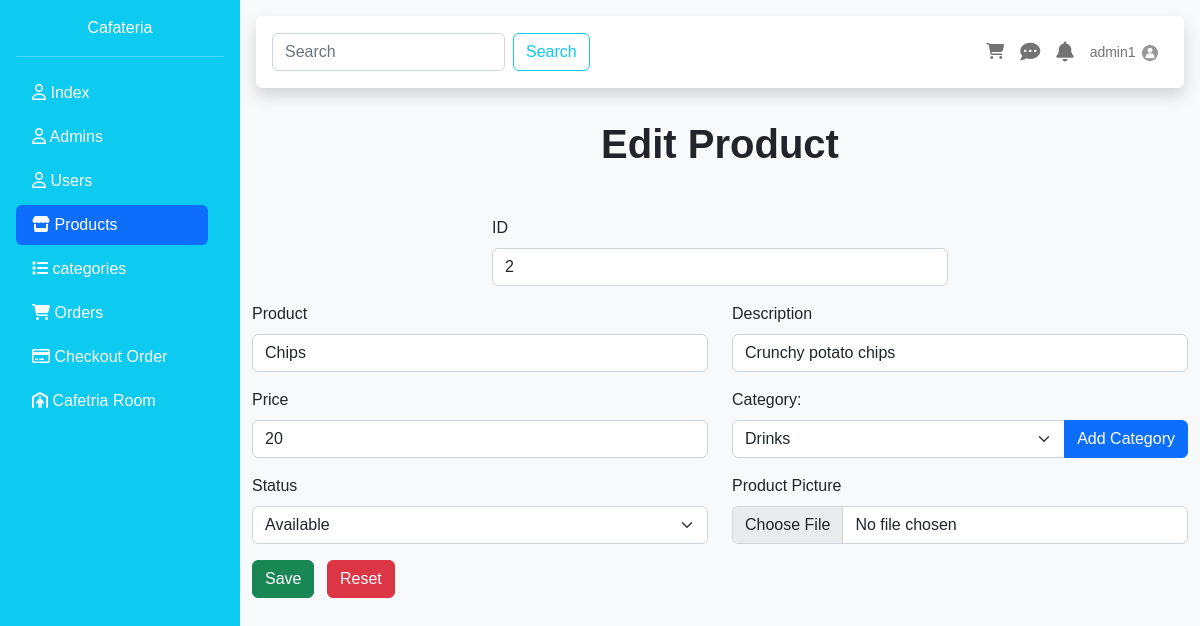
/products.php?edit=2 (signed in), run on the app's committed database.
### tables this page shows
CREATE TABLE `products` (
  `id` int(10) UNSIGNED NOT NULL,
  `name` varchar(255) NOT NULL,
  `description` text DEFAULT NULL,
  `price` float NOT NULL,
  `picture` varchar(255) NOT NULL,
  `category_id` int(10) UNSIGNED NOT NULL,
  `status` enum('Available','Not Available') DEFAULT 'Available',
  `created_at` timestamp NOT NULL DEFAULT current_timestamp()
);

### DataBase/DBCLass.php (called while the page is built, shortened)
<?php
require "connect.php";
class Table extends Database{
    public $TbName;
    public function __construct($tableName){
        $this->TbName = $tableName;
    }
    public function Select(array $columns, $condition=1){
        $statement = "SELECT " . implode(",", $columns) . " FROM {$this->TbName} WHERE $condition";
        try {
            $selected = parent::connect()->query($statement);
            return $selected;
        } catch (PDOException $e){
            throw new Exception("PDO Error: " . $e->getMessage());
        }
    }
    public function FindById($cond,$value){
        $sql = "SELECT * FROM {$this->TbName} WHERE $cond = :val";
        $Sel = parent::connect()->prepare($sql);
        $Sel->execute(['val' => $value]);
        if($Sel->rowCount() > 0){
            $result = $Sel->fetch();
            return $result;
        }else{
            throw new Exception("is not Found");
        }
    }
}
?>

### DataBase/connect.php (called while the page is built, shortened)
<?php
class Database{
    static protected $connection = false ;
    private static $server = 'localhost';
    private static $root = "root";
    private static $pass = "";
    private static $Db = "cafeteria";
    public static function connect(){
        if(!self::$connection){
            try {
                self::$connection = new PDO("mysql:host=".self::$server.";dbname=".self::$Db."", self::$root, self::$pass);
            } catch (PDOException $e) {
                die("PDO CONNECTION ERROR: " . $e->getMessage() . "<br/>");
            }
        }
        return self::$connection;
    }
}
?>

### products/editForm.php (the view, shortened to what this page needs)
<?php
if (isset($_GET['edit'])) {
    $productId = $_GET['edit'];
    $cond = "id = $productId";
    $SelectProduct = $table->Select(["*"],$cond);
    $SelectProduct=$SelectProduct->fetchAll(PDO::FETCH_ASSOC);
} else {
    header("Location: ../404.php");
}
echo "<h4 class='display-6 text-center mb-5' style='font-weight: bolder'>Edit Product</h4>";
?>
<form class="container mt-5 needs-validation" style="overflow: scroll" action="products/update.php" method="post" enctype="multipart/form-data" novalidate>
    <div class="row">
        <div class="col-6 offset-3 mb-3">
            <label for="id" class="form-label">ID</label>
            <input type="text" name="id" value="<?=$SelectProduct[0]['id']?>" class="form-control" id="id" readonly>
        </div>
        <div class="col-md-6 mb-3">
            <label for="name" class="form-label">Product</label>
            <input type="text" name="name" class="form-control" value="<?=$SelectProduct[0]['name']?>" id="name" required>
        </div>
        <div class="col-md-6 mb-3">
            <label for="description" class="form-label">Description</label>
            <input type="text" name="description" class="form-control" value="<?=$SelectProduct[0]['description']?>" id="description">
        </div>
    </div>
    <div class="row">
        <div class="col-md-6 mb-3">
            <label for="price" class="form-label">Price</label>
            <input type="number" name="price" class="form-control" id="price" min="5" value="<?=$SelectProduct[0]['price']?>" required>
        </div>
        <div class="col-md-6 mb-3">
            <label for="category_id" class="form-label">Category:</label>
            <div class="input-group">
                <select id="category_id" name="category_id" class="form-select" required>
                    <?php
                    if (empty($cat_selected)) {
                        echo "<option value='default' disabled>";
                        echo "default";
                        echo "</option>";
                    } else {
                        foreach ($cat_selected as $row) {
                            echo "<option value='{$row['id']}'>";
                            echo $row['category_name'];
                            echo "</option>";
                        }
                    }
                    ?>
                </select>
                <button class="btn btn-primary" type="button" id="addCategoryBtn">Add Category</button>
            </div>
        </div>
    </div>
    <div class="row mb-3">
        <div class="col-md-6">
            <label for="status" class="form-label">Status</label>
            <select id="status" name="status" class="form-select" required>
                <option value="Available">Available</option>
            </select>
        </div>
        <div class="col-md-6">
            <label for="picture" class="form-label">Product Picture</label>
            <input type="file" name="picture" class="form-control" id="picture" value="<?=$SelectProduct[0]['picture']?>" required>
        </div>
    </div>
    <button class="btn btn-success me-2" type="submit">Save</button>
    <button class="btn btn-danger" type="reset">Reset</button>
</form>

### include/navbar.php (shortened to what this page needs)
<?php
    $newTable = new Table('admins');
    $currentAdmin = $newTable->FindById('id',$_SESSION['id']);
?>
<div id="body_content" class="bg-light flex-fill">
    <div class="p-3">
        <nav class="navbar navbar-expand-lg bg-white shadow rounded p-3 mb-3">
            <form class="d-flex" role="search">
                <input class="form-control me-2" type="search" placeholder="Search" aria-label="Search">
                <button class="btn btn-outline-info" type="submit">Search</button>
            </form>
            <ul class="navbar-nav ms-auto d-flex flex-row">
                <li class="nav-item me-3 me-lg-0">
                    <a class="nav-link" href="#!">
                        <i class="fas fa-shopping-cart"></i>
                    </a>
                </li>
                <li class="nav-item me-3 me-lg-0">
                    <a class="nav-link" href="#!">
                        <i class="fas fa-comment-dots fa-lg"></i>
                    </a>
                </li>
                <li class="nav-item me-3 me-lg-0">
                    <a class="nav-link" href="#!">
                        <i class="fas fa-bell fa-lg"></i>
                    </a>
                </li>
                <li class="nav-item dropdown me-3 me-lg-0">
                    <a class="nav-link dropdown-toggle" href="#" id="userDropdown" role="button" data-bs-toggle="dropdown" aria-expanded="false">
                    <span class="mr-2 d-none d-lg-inline text-gray-600 small"><?=$currentAdmin['username']?></span>
                        <img class="rounded-circle" src="uploads/<?= $currentAdmin['profile_picture']?>" width="20px" height="20px">
                    </a>
                </li>
            </ul>
        </nav>
    </div>

### include/sidebar.php (style rules this page uses)
html, body { height: 100%; font-family: 'Ubuntu', sans-serif; }
.dropdown-toggle::after { content: none; }

### data on the page
products: id "2", name "Chips", description "Crunchy potato chips", price "20"

### other printed values
$currentAdmin['username'] "admin1"
form field category_id "Drinks"
